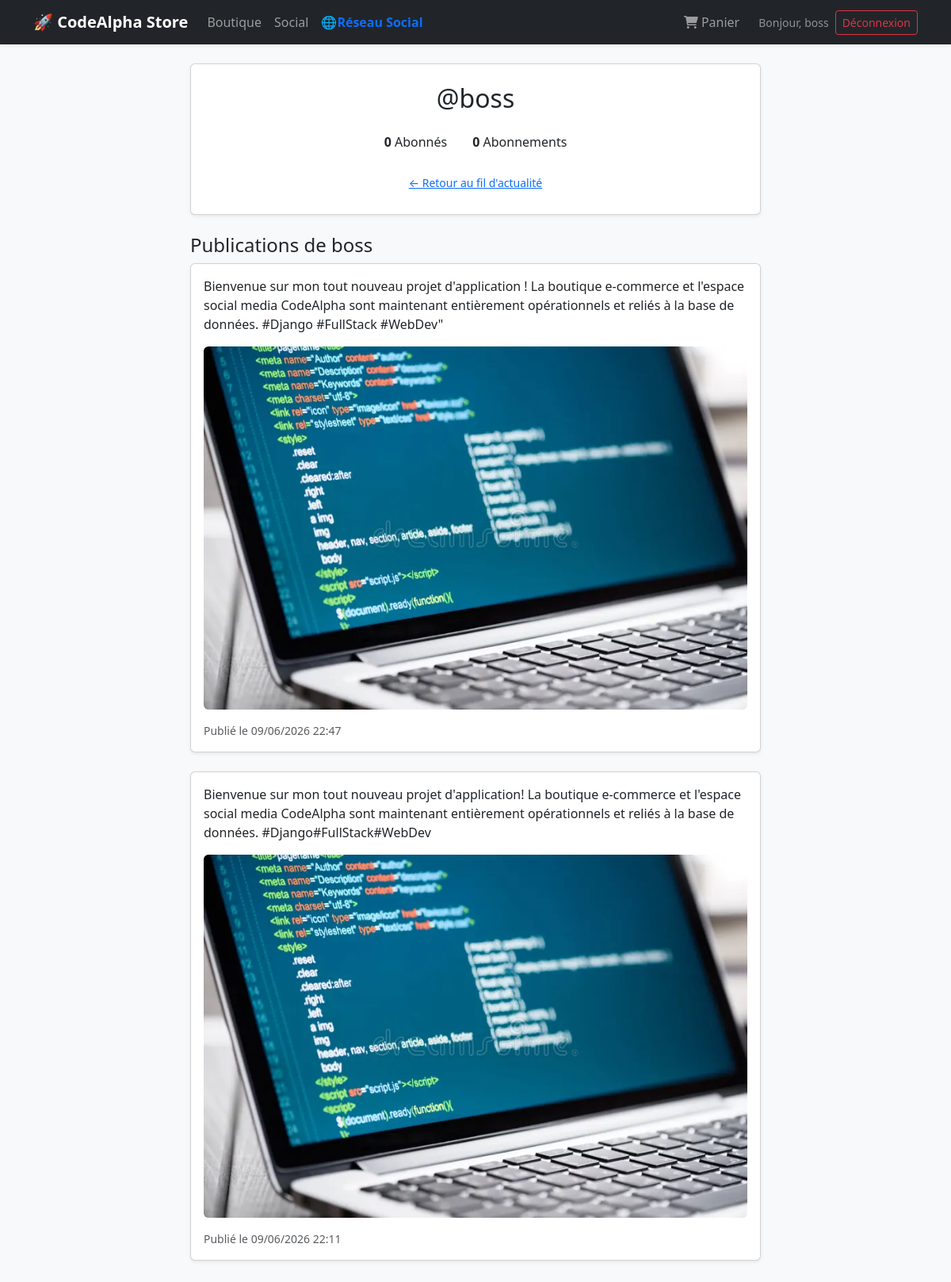
Screenshot of /social/user/boss/ (signed in) with the database file from the repository.
### social/models.py (models this page shows, shortened)
class Post(models.Model):
    author = models.ForeignKey(User, on_delete=models.CASCADE, related_name='social_posts')
    content = models.TextField()
    image = models.ImageField(upload_to='social_posts/', blank=True, null=True)
    created_at = models.DateTimeField(auto_now_add=True)

### social/views.py (the view)
# urls.py: path('user/<str:username>/', views.user_profile, name='user_profile'),
@login_required
def user_profile(request, username):
    user_profile = get_object_or_404(User, username=username)
    user_posts = Post.objects.filter(author=user_profile).order_by('-created_at')
    is_following = Follow.objects.filter(follower=request.user, user=user_profile).exists()
    context = {
        'user_profile': user_profile,
        'user_posts': user_posts,
        'is_following': is_following,
        'followers_count': user_profile.followers.count(),
        'following_count': user_profile.following.count(),
    }
    return render(request, 'social/profile.html', context)

### social/templates/social/profile.html (shortened to what this page needs)
 {% extends 'shop/base.html' %}
{% block content %}
<div class="container mt-4">
    <div class="row justify-content-center">
        <div class="col-md-8">
            <div class="card mb-4 shadow-sm text-center p-4">
                <h2>@{{ user_profile.username }}</h2>
                <div class="d-flex justify-content-center my-3">
                    <div class="mx-3"><strong>{{ followers_count }}</strong> Abonnés</div>
                    <div class="mx-3"><strong>{{ following_count }}</strong> Abonnements</div>
                </div>
                <a href="{% url 'home_feed' %}" class="btn btn-link btn-sm mt-2">← Retour au fil d'actualité</a>
            </div>
            <h4>Publications de {{ user_profile.username }}</h4>
            {% for post in user_posts %}
                <div class="card shadow-sm mb-4">
                    <div class="card-body">
                        <p class="card-text">{{ post.content }}</p>
                        {% if post.image %}
                            <img src="{{ post.image.url }}" class="img-fluid rounded mb-3" alt="Image">
                        {% endif %}
                        <div class="text-muted small">Publié le {{ post.created_at|date:"d/m/Y H:i" }}</div>
                    </div>
                </div>
            {% empty %}
                <p class="text-muted">Cet utilisateur n'a encore rien publié.</p>
            {% endfor %}
        </div>
    </div>
</div>
{% endblock %}

### shop/templates/shop/base.html (shortened to what this page needs)
<!DOCTYPE html>
<html lang="fr">
<head>
    <link href="https://cdn.jsdelivr.net/npm/bootstrap@5.3.0/dist/css/bootstrap.min.css" rel="stylesheet">
    <link rel="stylesheet" href="https://cdnjs.cloudflare.com/ajax/libs/font-awesome/6.0.0/css/all.min.css">
</head>
<body class="bg-light">
    <nav class="navbar navbar-expand-lg navbar-dark bg-dark mb-4 shadow-sm">
        <div class="container">
            <a class="navbar-brand fw-bold" href="{% url 'product_list' %}">🚀 CodeAlpha Store</a>
            <div class="collapse navbar-collapse" id="navbarNav">
                <ul class="navbar-nav me-auto">
                    <li class="nav-item"><a class="nav-link" href="{% url 'product_list' %}">Boutique</a></li>
                    <li class="nav-item"><a class="nav-link" href="{% url 'home_feed' %}">Social</a></li>
                    <li class="nav-item"><a class="nav-link text-primary fw-bold" href="{% url 'home_feed' %}">🌐Réseau Social</a></li>
                </ul>
                <ul class="navbar-nav ms-auto align-items-center">
                    <li class="nav-item">
                        <a class="nav-link" href="{% url 'cart_detail' %}">
                            <i class="fas fa-shopping-cart"></i> Panier
                        </a>
                    </li>
                    {% if user.is_authenticated %}
                        <li class="nav-item ms-lg-3 text-white-50 small">Bonjour, {{ user.username }}</li>
                        <li class="nav-item">
                            <form action="{% url 'logout' %}" method="post" class="d-inline">
                                <button type="submit" class="btn btn-sm btn-outline-danger ms-2">Déconnexion</button>
                            </form>
                        </li>
                    {% else %}
                        <li class="nav-item ms-lg-3"><a class="btn btn-sm btn-outline-light" href="{% url 'login' %}">Connexion</a></li>
                        <li class="nav-item ms-2"><a class="btn btn-sm btn-primary" href="{% url 'register' %}">Inscription</a></li>
                    {% endif %}
                </ul>
            </div>
        </div>
    </nav>
    <div class="container pb-5">
        {% block content %}{% endblock %}
    </div>
</body>
</html>

### rows the page displays
Post: content "Bienvenue sur mon tout nouveau projet d'application ! La boutique e-commerce et l'espace social media CodeAlpha sont maintenant entièrement opérationnels et reliés à la base de données. #Django #FullStack #WebDev\"", image (picture), created_at "09/06/2026 22:47"
Post: content "Bienvenue sur mon tout nouveau projet d'application! La boutique e-commerce et l'espace social media CodeAlpha sont maintenant entièrement opérationnels et reliés à la base de données. #Django#FullStack#WebDev", image (picture), created_at "09/06/2026 22:11"

### other values shown
{{ user.username }} "boss"
{{ user_profile.username }} "boss"
{{ followers_count }} "0"
{{ following_count }} "0"
